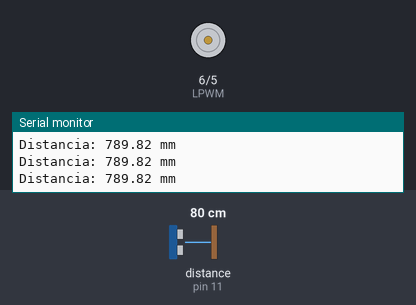
Simulated run of this sketch. Board: Arduino Uno, built with avr-gcc and run on an emulated ATmega328P. Parts: motor-driver pin pairs drawn as motors (green arrow = first pin HIGH = forward, orange = second pin HIGH = backward, longer = more drive), the last lines printed to the serial monitor. Wiring (inferred from the names in the program): ultrasonic range finder: trigger pin 10; echo pin 11. The inputs (shaded band) are chosen by the test bench; at power-on: distance to the obstacle (sensor on pin 11) 80 cm. The echo pulse lasts 58.3 µs per cm. At 2.6 s the program stops and its outputs stay as they are.

Above: at 1.2 s.
1.3 s: distance to the obstacle (sensor on pin 11) set to 2 cm
At 2.2 s:
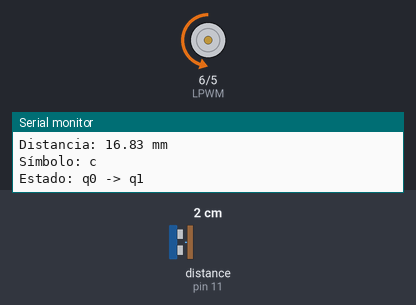
Timing chart, 0 to 4.1 s (numbered marks = the images above; inputs shaded):
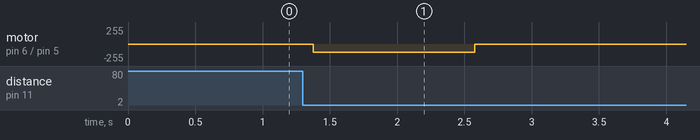

The sketch:

turinUltrasonico.ino
```cpp
const int RPWM = 5;
const int LPWM = 6;
const int trigPin = 10;
const int echoPin = 11;

// Constantes de distancia en mm
const int DIST_CERCANA = 40;
const int DIST_MEDIA = 55;
const int DIST_LEJANA = 90;

// Configuración de movimiento
const int VELOCIDAD = 120;
const int DURACION_AVANCE = 1200;
const int DURACION_RETROCESO = 1200;

// Variables del sistema
char letra = 'd';
String estado = "q0";
unsigned long tiempoInicioMovimiento = 0;
bool enMovimiento = false;

void setup() {
  Serial.begin(9600);
  pinMode(trigPin, OUTPUT);
  pinMode(echoPin, INPUT);
  pinMode(RPWM, OUTPUT);
  pinMode(LPWM, OUTPUT);

  analogWrite(RPWM, 0);
  analogWrite(LPWM, 0);
}

void loop() {
  if (!enMovimiento) {
    leerDistancia();

    if (letra != 'd') {
      transicion();
    }
    delay(100);
  } else {
    if ((estado == "q1" || estado == "q2" || estado == "q5") && (millis() - tiempoInicioMovimiento >= DURACION_AVANCE)) {
      detener();
      enMovimiento = false;
    }
    else if ((estado == "q3" || estado == "q4") && (millis() - tiempoInicioMovimiento >= DURACION_RETROCESO)) {
      detener();
      enMovimiento = false;
    }
  }
}

// Funciones de movimiento
void avanzar() {
  analogWrite(RPWM, VELOCIDAD);
  analogWrite(LPWM, 0);
  tiempoInicioMovimiento = millis();
  enMovimiento = true;
}

void retroceder() {
  analogWrite(LPWM, VELOCIDAD);
  analogWrite(RPWM, 0);
  tiempoInicioMovimiento = millis();
  enMovimiento = true;
}

void detener() {
  analogWrite(RPWM, 0);
  analogWrite(LPWM, 0);
}

// Función del sensor simplificada
void leerDistancia() {
  digitalWrite(trigPin, LOW);
  delayMicroseconds(2);
  digitalWrite(trigPin, HIGH);
  delayMicroseconds(10);
  digitalWrite(trigPin, LOW);

  long duracion = pulseIn(echoPin, HIGH, 30000);
  float distancia = duracion * 0.034 / 2 * 10;

  // Solo imprimir distancia
  Serial.print("Distancia: ");
  Serial.print(distancia);
  Serial.println(" mm");

  letra = 'd';

  if (distancia > 95) {
    letra = 'd';
    return;
  }

  if (distancia > 2 && distancia < DIST_CERCANA) {
    letra = 'c';
  } else if (distancia >= DIST_CERCANA && distancia <= DIST_MEDIA) {
    letra = 'a';
  } else if (distancia > DIST_MEDIA && distancia <= DIST_LEJANA) {
    letra = 'b';
  }

  if (letra != 'd') {
    Serial.print("Símbolo: ");
    Serial.println(letra);
  }
}

// Máquina de estados simplificada
void transicion() {
  Serial.print("Estado: ");
  Serial.print(estado);
  Serial.print(" -> ");

  if (estado == "q0") {
    if (letra == 'c') {
      estado = "q1";
      avanzar();
    } else if (letra == 'a' || letra == 'b') {
      estado = "q_dead";
    }
  } else if (estado == "q1") {
    if (letra == 'a') {
      estado = "q2";
      avanzar();
    } else if(letra == 'b' || letra == 'c') {
      estado = "q_dead";
    }
  } else if (estado == "q2") {
    if (letra == 'a' || letra == 'b') {
      estado = "q2";
      avanzar();
    } else if (letra == 'c') {
      estado = "q3";
      retroceder();
    }
  } else if (estado == "q3") {
    if (letra == 'b'){
      estado = "q4";
      retroceder();
    }
    else if (letra == 'a' || letra == 'c') {
      estado= "q_dead";
    }
  } else if(estado == "q4"){
    if( letra == 'a'){
      estado = "q5";
      avanzar();
    }
    else if (letra == 'b' || letra== 'c'){
      estado = "q_dead";
    }
  } else if(estado == "q5" ) {
    if(letra == 'b' ) {
      avanzar();
      estado = "q_final";
    }
    else if( letra == 'a' || letra == 'c') {
      estado = "q_dead";
    }
  }

  Serial.println(estado);

  if (estado == "q_final") {
    Serial.println("Aceptado");
    finalizarPrograma();
  } else if (estado == "q_dead") {
    Serial.println("Rechazado");
    finalizarPrograma();
  }
}

void finalizarPrograma() {
  detener();
  while(true);
}
```

Measured:
- after the input at 1.3 s, motor on pin 6 (LPWM) / pin 5 (RPWM): stopped → backward 120/255 after 0.08 s, → stopped 1.2 s later
